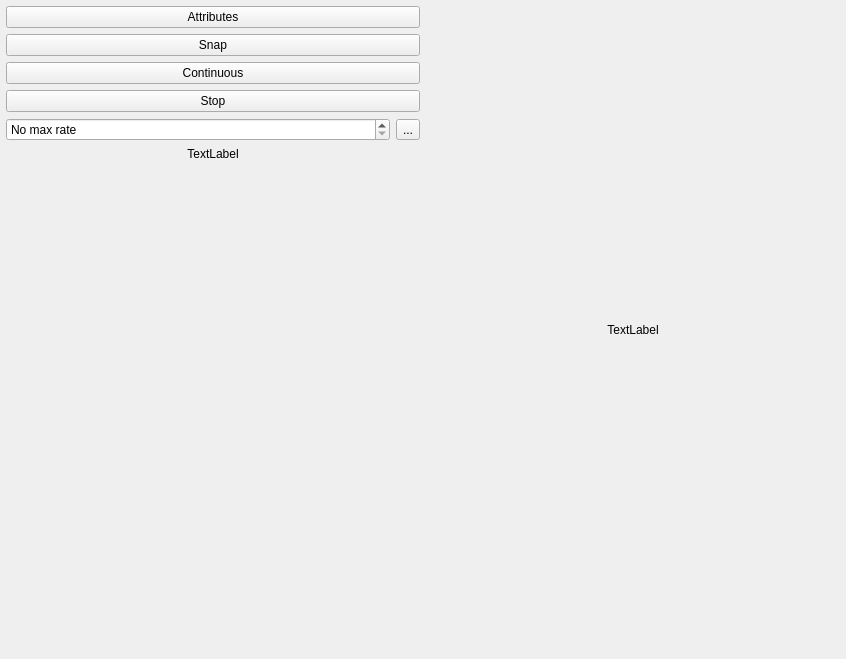
<?xml version="1.0" encoding="UTF-8"?>
<ui version="4.0">
 <class>Form</class>
 <widget class="QWidget" name="Form">
  <property name="geometry">
   <rect>
    <x>0</x>
    <y>0</y>
    <width>846</width>
    <height>659</height>
   </rect>
  </property>
  <property name="windowTitle">
   <string>Form</string>
  </property>
  <layout class="QHBoxLayout" name="horizontalLayout_2">
   <property name="leftMargin">
    <number>6</number>
   </property>
   <property name="topMargin">
    <number>6</number>
   </property>
   <property name="rightMargin">
    <number>6</number>
   </property>
   <property name="bottomMargin">
    <number>6</number>
   </property>
   <item>
    <layout class="QHBoxLayout" name="horizontalLayout">
     <item>
      <layout class="QVBoxLayout" name="verticalLayout">
       <item>
        <widget class="QPushButton" name="attributesButton">
         <property name="toolTip">
          <string>View IMAQdx attributes</string>
         </property>
         <property name="text">
          <string>Attributes</string>
         </property>
         <property name="icon">
          <iconset>
           <normaloff>:/qtutils/fugue/table-export.png</normaloff>:/qtutils/fugue/table-export.png</iconset>
         </property>
        </widget>
       </item>
       <item>
        <widget class="QPushButton" name="snapButton">
         <property name="toolTip">
          <string>Take a single image</string>
         </property>
         <property name="text">
          <string>Snap</string>
         </property>
         <property name="icon">
          <iconset>
           <normaloff>:/qtutils/fugue/control-stop.png</normaloff>:/qtutils/fugue/control-stop.png</iconset>
         </property>
        </widget>
       </item>
       <item>
        <widget class="QPushButton" name="continuousButton">
         <property name="toolTip">
          <string>Acquire images continuously</string>
         </property>
         <property name="text">
          <string>Continuous</string>
         </property>
         <property name="icon">
          <iconset>
           <normaloff>:/qtutils/fugue/control.png</normaloff>:/qtutils/fugue/control.png</iconset>
         </property>
        </widget>
       </item>
       <item>
        <widget class="QPushButton" name="stopButton">
         <property name="toolTip">
          <string>Stop acquiring images</string>
         </property>
         <property name="text">
          <string>Stop</string>
         </property>
         <property name="icon">
          <iconset>
           <normaloff>:/qtutils/fugue/control-stop-square.png</normaloff>:/qtutils/fugue/control-stop-square.png</iconset>
         </property>
        </widget>
       </item>
       <item>
        <layout class="QHBoxLayout" name="horizontalLayout_3">
         <property name="topMargin">
          <number>0</number>
         </property>
         <item>
          <widget class="QDoubleSpinBox" name="maxRateSpinBox">
           <property name="toolTip">
            <string>&lt;html&gt;&lt;head/&gt;&lt;body&gt;&lt;p&gt;Maximum frame rate in continuous acquisition mode. Use this to reduce load on the computer during continuous acquisition,otherwise frames are acquired as quickly as possible, which may not be desirable on slower computers.&lt;/p&gt;&lt;/body&gt;&lt;/html&gt;</string>
           </property>
           <property name="specialValueText">
            <string>No max rate</string>
           </property>
           <property name="prefix">
            <string/>
           </property>
           <property name="suffix">
            <string> fps</string>
           </property>
           <property name="decimals">
            <number>1</number>
           </property>
           <property name="maximum">
            <double>9999.000000000000000</double>
           </property>
           <property name="value">
            <double>0.000000000000000</double>
           </property>
          </widget>
         </item>
         <item>
          <widget class="QToolButton" name="noMaxButton">
           <property name="toolTip">
            <string>No max rate</string>
           </property>
           <property name="text">
            <string>...</string>
           </property>
           <property name="icon">
            <iconset>
             <normaloff>:/qtutils/fugue/arrow-turn-180-left.png</normaloff>:/qtutils/fugue/arrow-turn-180-left.png</iconset>
           </property>
          </widget>
         </item>
        </layout>
       </item>
       <item>
        <widget class="QLabel" name="fpsLabel">
         <property name="text">
          <string>TextLabel</string>
         </property>
         <property name="alignment">
          <set>Qt::AlignCenter</set>
         </property>
        </widget>
       </item>
       <item>
        <spacer name="verticalSpacer">
         <property name="orientation">
          <enum>Qt::Vertical</enum>
         </property>
         <property name="sizeHint" stdset="0">
          <size>
           <width>20</width>
           <height>40</height>
          </size>
         </property>
        </spacer>
       </item>
      </layout>
     </item>
     <item>
      <layout class="QVBoxLayout" name="verticalLayout4">
        <item>
          <widget class="QLabel" name="imageLabel">
          <property name="text">
            <string>TextLabel</string>
          </property>
          <property name="alignment">
            <set>Qt::AlignCenter</set>
          </property>
          </widget>
        </item>
      </layout>
     </item>
    </layout>
   </item>
  </layout>
 </widget>
 <resources>
  <include location="../../../clones/qtutils/qtutils/icons/icons.qrc"/>
 </resources>
 <connections/>
</ui>
